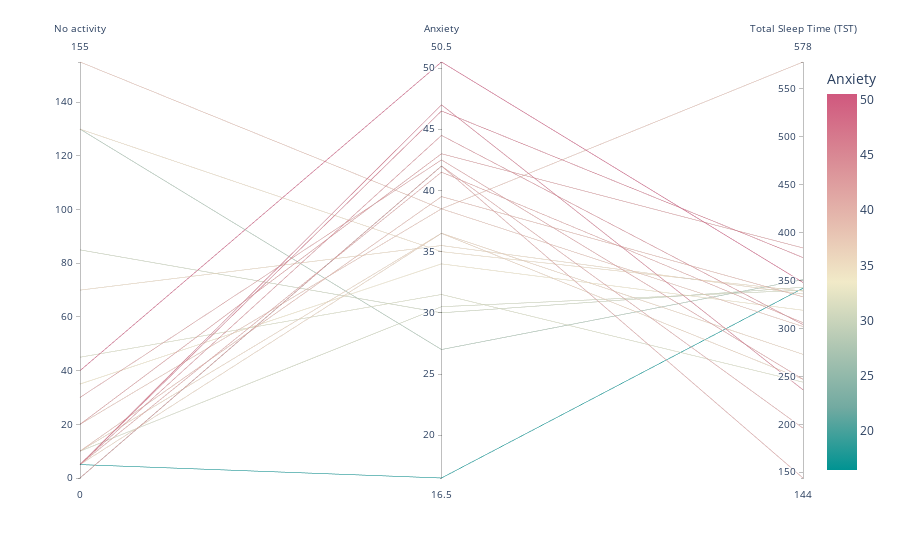

The notebook cell this image was saved under:
### Code cell
fig = px.parallel_coordinates(merge_final, color='Anxiety',
                              dimensions=['No activity','Anxiety','Total Sleep Time (TST)'],
                              color_continuous_scale=px.colors.diverging.Tealrose)
fig.show()

### Figure 1 — Plotly figure (JSON) as saved in the notebook; plotly's stock layout.template omitted (floating-point values rounded to 4 significant figures)
{"data": [{"dimensions": [{"label": "No activity", "values": [0, 0, 45, 130, 35, 40, 10, 5, 70, 20, 30, 85, 5, 5, 5, 130, 5, 155, 10, 20, 10, 5]}, {"label": "Anxiety", "values": [42, 42, 31.5, 27, 34, 50.5, 39.5, 16.5, 35.5, 38.5, 42.5, 30, 36.5, 46.5, 47, 35, 41.5, 38.5, 30.5, 43, 36.5, 44.5]}, {"label": "Total Sleep Time (TST)", "values": [144, 196, 244, 351, 319, 348, 333, 342, 336, 578, 247, 343, 247, 374, 236, 339, 306, 302, 340, 384, 273, 304]}], "domain": {"x": [0, 1], "y": [0, 1]}, "line": {"color": [42, 42, 31.5, 27, 34, 50.5, 39.5, 16.5, 35.5, 38.5, 42.5, 30, 36.5, 46.5, 47, 35, 41.5, 38.5, 30.5, 43, 36.5, 44.5], "coloraxis": "coloraxis"}, "name": "", "type": "parcoords"}], "layout": {"coloraxis": {"colorbar": {"title": {"text": "Anxiety"}}, "colorscale": [[0, "rgb(0, 147, 146)"], [0.1667, "rgb(114, 170, 161)"], [0.3333, "rgb(177, 199, 179)"], [0.5, "rgb(241, 234, 200)"], [0.6667, "rgb(229, 185, 173)"], [0.8333, "rgb(217, 137, 148)"], [1, "rgb(208, 88, 126)"]]}, "legend": {"tracegroupgap": 0}, "margin": {"t": 60}}}
